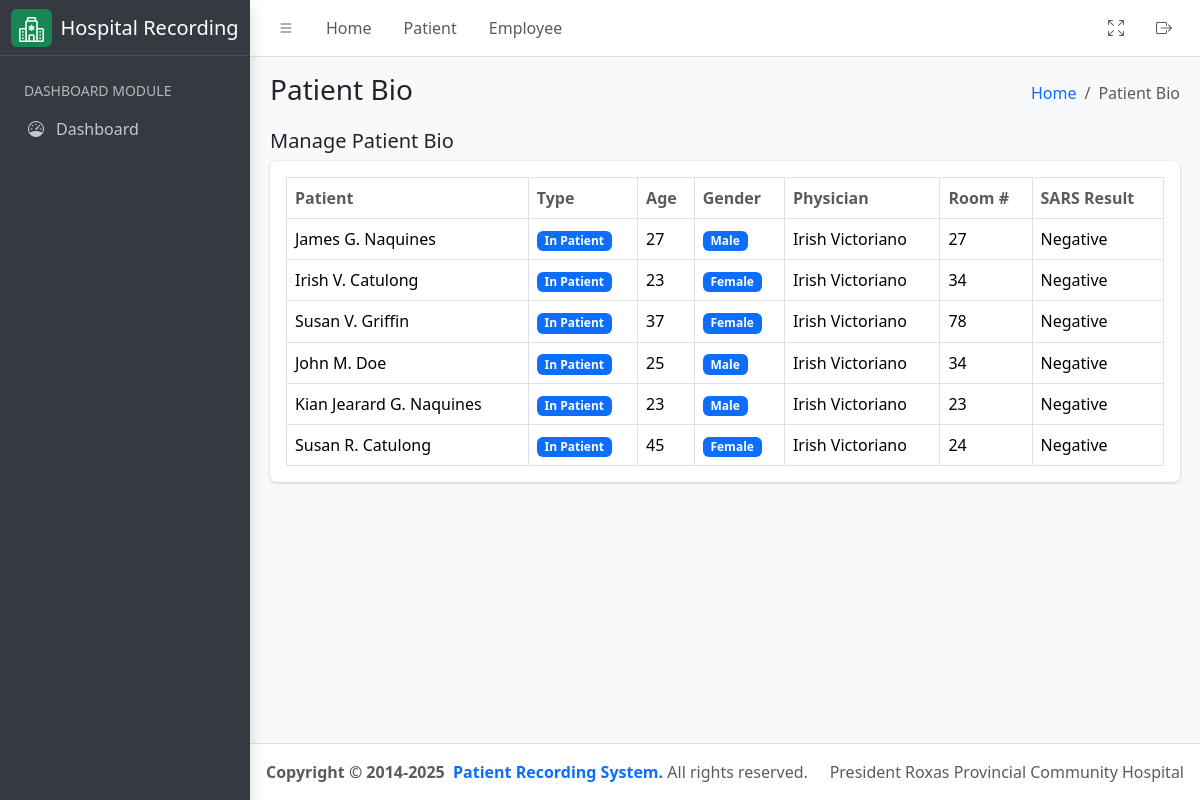
The app's page /patient/bio, older data.
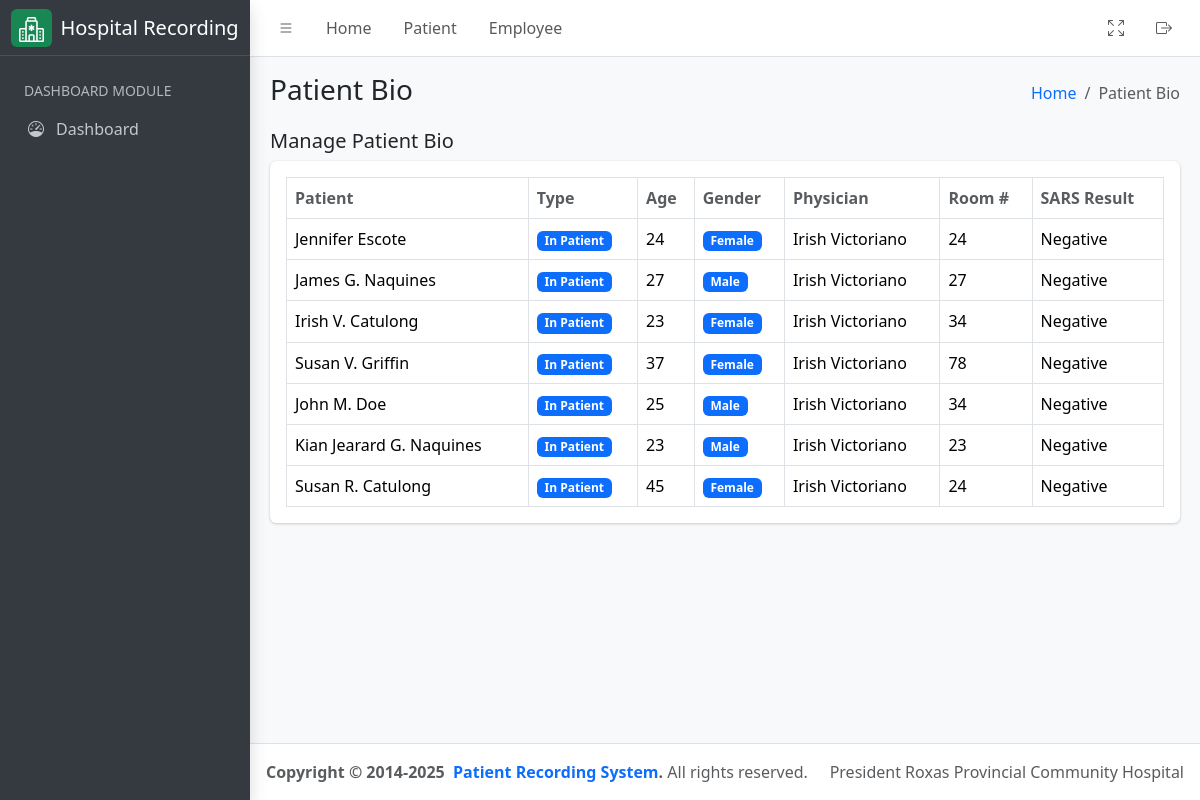
The same page, newer data.
### hospital_app/models.py (models this page shows, shortened)
class Patient(models.Model):
    firstname = models.CharField(max_length=255)
    middlename = models.CharField(max_length=255, null=False, blank=True)
    lastname = models.CharField(max_length=255)
    age = models.PositiveIntegerField()
    sex = models.CharField(
        max_length=10, choices=(("Male", "Male"), ("Female", "Female"))
    )
    physician = models.ForeignKey(
        User,
        related_name="physician",
        limit_choices_to={"groups__name": "Physician"},
        on_delete=models.CASCADE,
    )
    room_number = models.PositiveIntegerField()
    sample_type = models.CharField(max_length=255)
    time_of_collection = models.TimeField()
    date_of_collection = models.DateField()
    sars_result = models.CharField(max_length=255)
    date = models.DateField(auto_now_add=True)
    assigned_pathologist = models.ForeignKey(
        User,
        related_name="patient_pathologist",
        on_delete=models.CASCADE,
        null=True,
        blank=True,
        limit_choices_to={"groups__name": "Pathologist"},
    )
    assigned_technologist = models.ForeignKey(
        User,
        related_name="patient_technologist",
        on_delete=models.CASCADE,
        null=True,
        blank=True,
        limit_choices_to={"groups__name": "Medical Technologist"},
    )
    patient_type = models.CharField(
        max_length=100,
        default="In Patient",
        choices=(
            ("In Patient", "In Patient"),
            ("Out Patient", "Out Patient"),
        ),
    )
    def get_full_name(self):
        return f"{self.firstname}  { self.middlename[0] + '.' if self.middlename else ''} {self.lastname}"
    class Meta:
        ordering = ('time_of_collection',)

### hospital_app/views.py (the view)
# urls.py: path('patient/bio', PatientPanBioListView.as_view(), name="patient_bio_list"),
class PatientPanBioListView(ListView):
    template_name = "patient_bio.html"
    queryset = Patient.objects.all().order_by("-date")
    context_object_name = "patients"
    def get_context_data(self, **kwargs):
        context = super().get_context_data(**kwargs)
        context["detail_header"] = "Patient Bio"
        context["humberger_header"] = "Patient Bio"
        return context

### hospital_app/templatetags/group.py (called while the page is built)
@register.filter
def has_group(user, group_name):
    return user.groups.filter(name=group_name).exists()

### hospital_app/templates/patient_bio.html (shortened to what this page needs)
{% extends './includes/base.html' %}
{% load group %}
{% block content %}
<div class="container-fluid">
    <div class="row">
        <div class="col-md-12">
            <div class="d-flex justify-content-between align-items-center">
                <h5>Manage Patient Bio</h5>
            </div>
            <div class="card mb-4">
                <div class="card-body">
                    <table id="datatable" class="table table-bordered table-hover">
                        <thead>
                            <tr>
                                <th class="text-muted">Patient</th>
                                <th class="text-muted">Type</th>
                                <th class="text-muted">Age</th>
                                <th class="text-muted">Gender</th>
                                <th class="text-muted">Physician</th>
                                <th class="text-muted">Room #</th>
                                <th class="text-muted">SARS Result</th>
                            </tr>
                        </thead>
                        <tbody>
                            {% for result in patients %}
                            <tr>
                                <td>{{ result.get_full_name }}</td>
                                <td>
                                    <span class="badge bg-primary">{{ result.patient_type }}</span>
                                </td>
                                <td>{{ result.age }}</td>
                                <td>
                                    <span class="badge bg-primary">{{ result.sex }}</span>
                                </td>
                                <td>{{ result.physician.get_full_name }}</td>
                                <td>{{ result.room_number }}</td>
                                <td>{{ result.sars_result }}</td>
                            </tr>
                            {% endfor %}
                        </tbody>
                    </table>
                </div>
            </div>
        </div>
    </div>
</div>
{% endblock %}

Row changes from the older to the newer data that the page shows:
added Patient: get_full_name "Jennifer Escote", patient_type "In Patient", age "24", sex "Female", physician.get_full_name "Irish Victoriano", room_number "24", sars_result "Negative"
